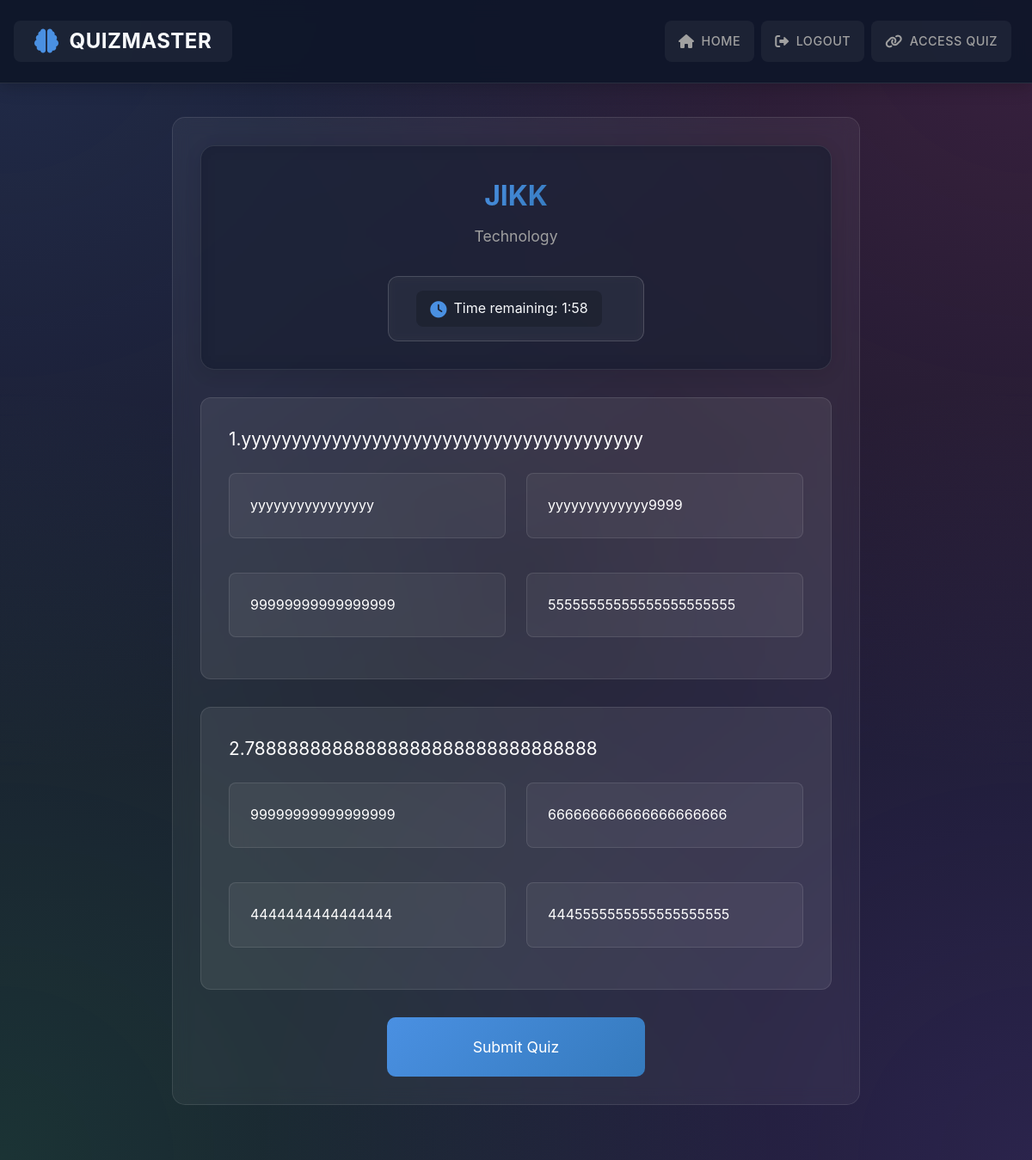
Page /takequiz.php?quizid=10 (signed in) on the committed database.
### tables this page shows
CREATE TABLE `quizdetails` (
  `quizid` int(5) NOT NULL,
  `category` varchar(200) NOT NULL,
  `quizname` varchar(200) NOT NULL,
  `email` varchar(222) NOT NULL,
  `timer` int(11) NOT NULL DEFAULT 30
);

CREATE TABLE `quizes` (
  `ID` int(11) NOT NULL,
  `question` varchar(222) NOT NULL,
  `quizid` int(10) NOT NULL,
  `option1` varchar(222) NOT NULL,
  `option2` varchar(222) NOT NULL,
  `option3` varchar(222) NOT NULL,
  `option4` varchar(222) NOT NULL,
  `answer` varchar(222) NOT NULL
);

### takequiz.php (the view, shortened to what this page needs)
<?php
require "dbconnect.php";
$quizid = mysqli_real_escape_string($con, $_GET['quizid']);
$query = "SELECT q.*, qd.quizname, qd.category FROM quizes q
          JOIN quizdetails qd ON q.quizid = qd.quizid
          WHERE q.quizid = ? ORDER BY q.id ASC";
$stmt = $con->prepare($query);
$stmt->bind_param("i", $quizid);
$stmt->execute();
$result = $stmt->get_result();
$quizName = "";
$category = "";
$questions = array();
while ($row = $result->fetch_assoc()) {
    if (empty($quizName)) {
        $quizName = $row['quizname'];
        $category = $row['category'];
    }
    $questions[] = $row;
}
?>
<?php include "components/header.php"; ?>
</head>
<body>
    <div class="quiz-container">
        <div class="quiz-header">
            <h1><?php echo htmlspecialchars($quizName); ?></h1>
            <p><?php echo htmlspecialchars($category); ?></p>
            <div class="quiz-info">
                <div class="timer" id="timer">
                    <i class="fas fa-clock"></i>
                    <span><?php
                    ?></span>
                </div>
            </div>
        </div>
        <form method="POST" id="quiz-form">
            <?php foreach ($questions as $index => $question): ?>
                <div class="question-card">
                    <div class="question-text">
                        <?php
                        $ques=$question['question'];
                        $ques=str_replace("\'","'",$ques);
                        $ques=str_replace('\"','"',$ques);
                        echo ($index + 1).".".htmlspecialchars($ques);  ?>
                    </div>
                    <ul class="options-list">
                        <?php for ($i = 1; $i <= 4; $i++): ?>
                            <li class="option-item">
                                <label for="q<?php echo $question['ID']; ?>_option<?php echo $i; ?>"
                                       class="option-label">
                                    <?php echo htmlspecialchars($question['option' . $i]); ?>
                                </label>
                            </li>
                        <?php endfor; ?>
                    </ul>
                </div>
            <?php endforeach; ?>
            <button type="submit" class="submit-btn">Submit Quiz</button>
        </form>
    </div>
</body>
</html>

### css/responsive.css (style rules this page uses)
:root { --container-width: min(90%, 1200px); --spacing-sm: 0.5rem; --spacing-md: 1rem; --spacing-lg: 2rem; }

### components/header.php (style rules this page uses)
:root { --primary: #4a90e2; --primary-dark: #357abd; --secondary: #ec4899; --accent: #8b5cf6; --background: #1a1a2e; --text: #f8fafc; --text-muted: #94a3b8; --success: #22c55e; --error: #ef4444; --header-height: 4.5rem; --admin-gradient: linear-gradient(135deg, #4a90e2, #8b5cf6); --admin-glow: 0 0 15px rgba(74, 144, 226, 0.5); }
* { margin: 0; padding: 0; box-sizing: border-box; font-family: 'Inter', -apple-system, BlinkMacSystemFont, 'Segoe UI', Roboto, sans-serif; }
body { background: var(--background); color: var(--text); line-height: 1.6; min-height: 100vh; display: flex; flex-direction: column; }

### takequiz.php (style rules this page uses)
:root { --primary-color: #4a90e2; --secondary-color: #357abd; --background-dark: #1a1a2e; --text-light: #ffffff; --text-muted: #a0a0a0; --container-width: 800px; --spacing-lg: 2rem; --spacing-md: 1.5rem; --spacing-sm: 1rem; }
.quiz-container { width: var(--container-width); margin: var(--spacing-lg) auto; padding: var(--spacing-lg); background: rgba(255, 255, 255, 0.05); border-radius: 15px; backdrop-filter: blur(10px); border: 1px solid rgba(255, 255, 255, 0.1); }
.question-card { background: rgba(255, 255, 255, 0.08); border-radius: 12px; padding: var(--spacing-lg); margin-bottom: var(--spacing-lg); border: 1px solid rgba(255, 255, 255, 0.1); transition: transform 0.3s ease; }
.question-text { font-size: clamp(1.1rem, 2.5vw, 1.3rem); color: #fff; margin-bottom: var(--spacing-md); line-height: 1.5; }
.options-list { list-style: none; padding: 0; display: grid; grid-template-columns: repeat(auto-fit, minmax(250px, 1fr)); gap: var(--spacing-md); }
.option-item { margin-bottom: var(--spacing-sm); position: relative; }
.option-label { display: block; padding: var(--spacing-md); background: rgba(255, 255, 255, 0.05); border: 1px solid rgba(255, 255, 255, 0.1); border-radius: 8px; color: #fff; cursor: pointer; transition: all 0.3s ease; font-size: clamp(0.9rem, 2vw, 1rem); }
.submit-btn { display: block; width: 100%; max-width: 300px; margin: var(--spacing-lg) auto 0; padding: var(--spacing-md); background: linear-gradient(135deg, #4a90e2, #357abd); border: none; border-radius: 10px; color: white; font-size: clamp(1rem, 2.5vw, 1.1rem); cursor: pointer; transition: all 0.3s ease; }
.quiz-header { margin-bottom: 2rem; text-align: center; position: relative; display: flex; flex-direction: column; align-items: center; gap: 0.5rem; padding: 2rem; background: rgba(15, 23, 42, 0.6); border-radius: 16px; border: 1px solid rgba(255, 255, 255, 0.1); backdrop-filter: blur(10px); box-shadow: 0 4px 20px rgba(0, 0, 0, 0.1); }
.quiz-header h1 { font-size: 2rem; background: linear-gradient(135deg, var(--primary-color), var(--secondary-color)); background-clip: text; -webkit-background-clip: text; -webkit-text-fill-color: transparent; margin: 0; }
.quiz-header p { color: var(--text-muted); font-size: 1.1rem; margin: 0; }
.quiz-info { display: flex; align-items: center; gap: 2rem; margin-top: 1.5rem; padding: 1rem 2rem; background: rgba(255, 255, 255, 0.08); border-radius: 12px; border: 1px solid rgba(255, 255, 255, 0.15); min-width: 280px; justify-content: center; backdrop-filter: blur(5px); }
.timer { padding: 0.5rem 1rem; background: rgba(0, 0, 0, 0.2); border-radius: 8px; display: inline-flex; align-items: center; gap: 0.5rem; margin-right: 1rem; transition: all 0.3s ease; }
.timer i { color: var(--primary-color); font-size: 1.2rem; }

### rows in the picture
quizdetails: quizname "JIKK", category "Technology"
quizes: question "yyyyyyyyyyyyyyyyyyyyyyyyyyyyyyyyyyyyyyyy", option1 "yyyyyyyyyyyyyyyy", option2 "yyyyyyyyyyyyy9999", option3 "99999999999999999", option4 "55555555555555555555555"
quizes: question "78888888888888888888888888888888", option1 "99999999999999999", option2 "666666666666666666666", option3 "4444444444444444", option4 "4445555555555555555555"
